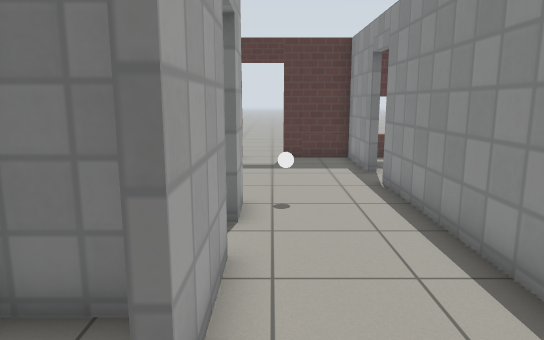
[1] (above)

16 first-person views from a walk through a robot-simulator world made for Gazebo. The camera is 1.2 m above the floor, tilts 10° down and sees 70° across. The floor is counted in squares, 0.5 m on a side. Each view is taken from the middle of a square. On the plan, view 1 faces up. The plan holds only what a view shows up to about 20 squares ahead; the rest is blank. The place goes on beyond the plan. The robots in the file are not drawn. Simple patterns stand in for the simulator's built-in surfaces.

[2]
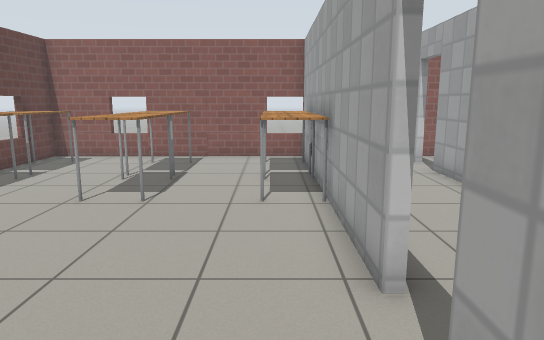

[3]
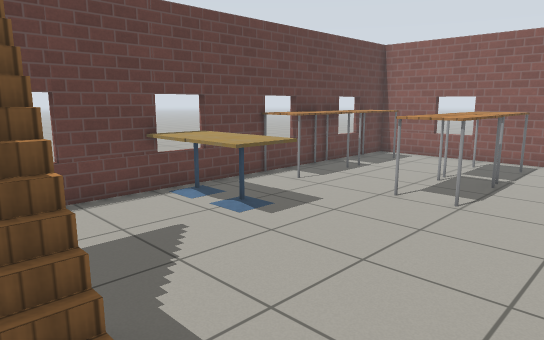

[4]
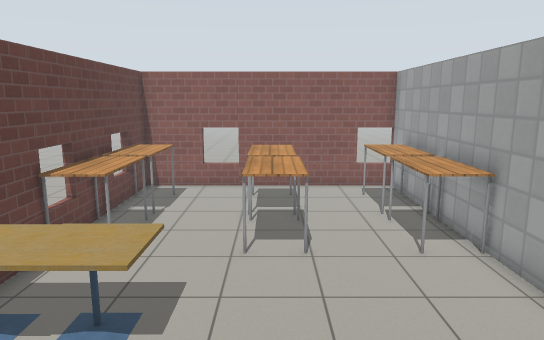

[5]
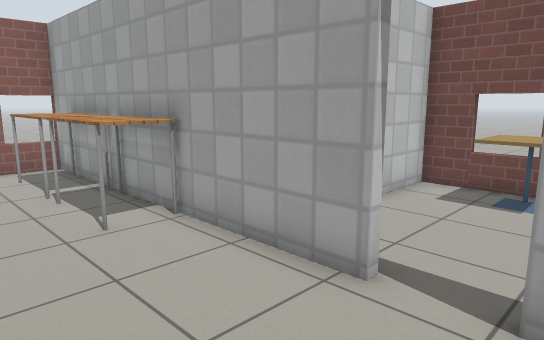

[6]
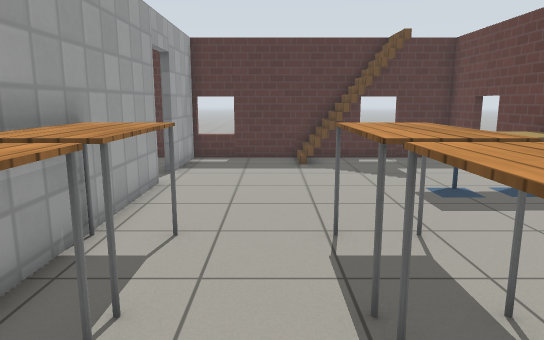

[7]
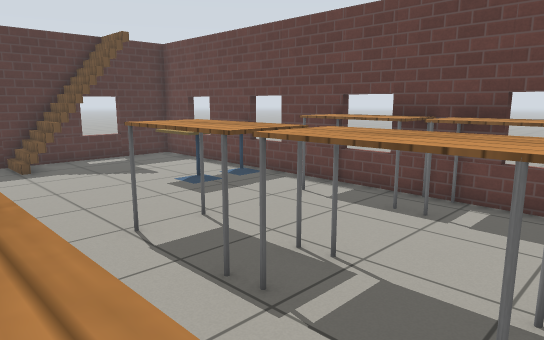

[8]
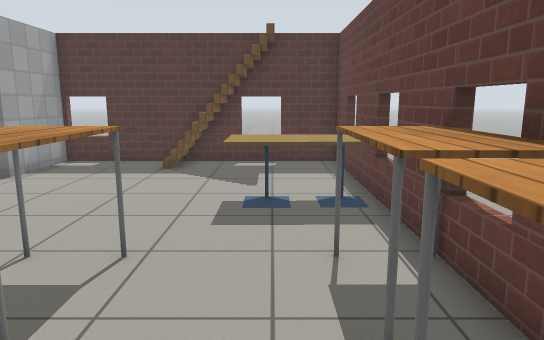

[9]
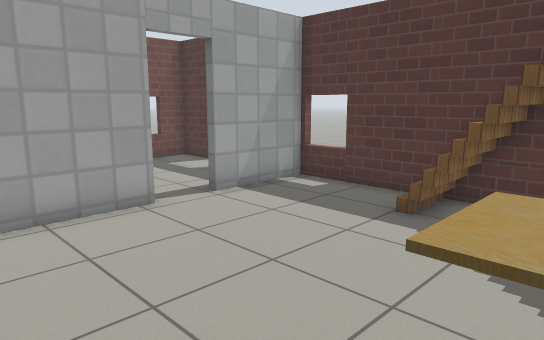

[10]
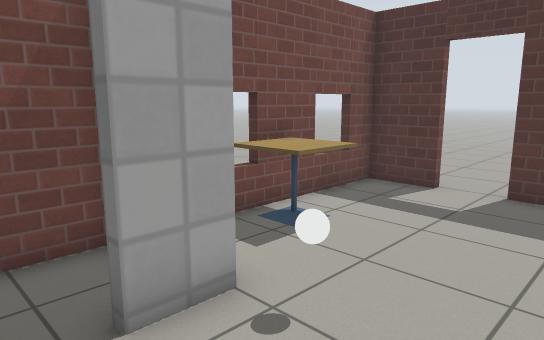

[11]
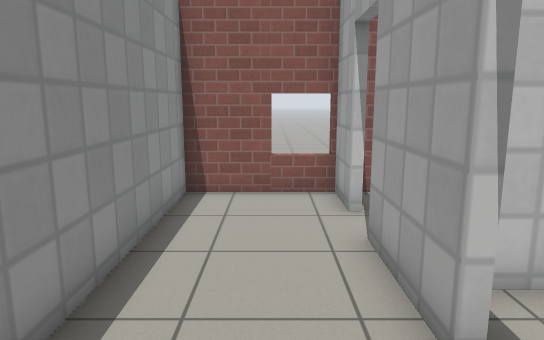

[12]
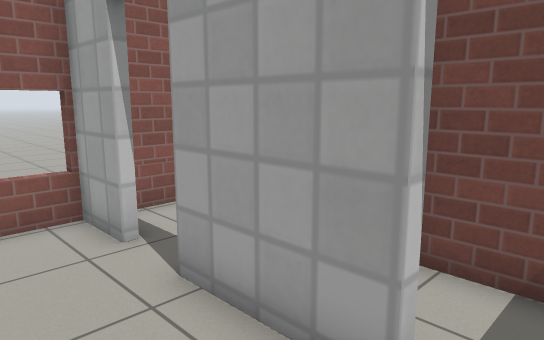

[13]
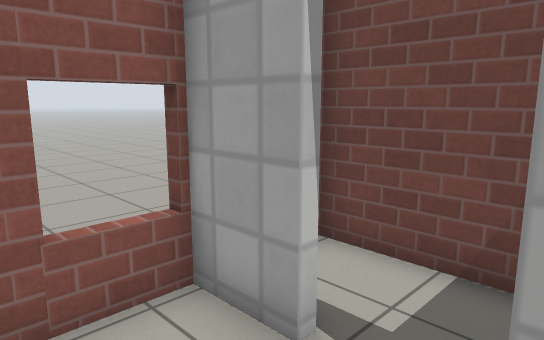

[14]
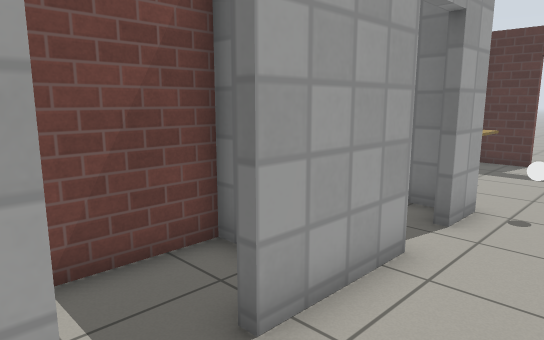

[15]
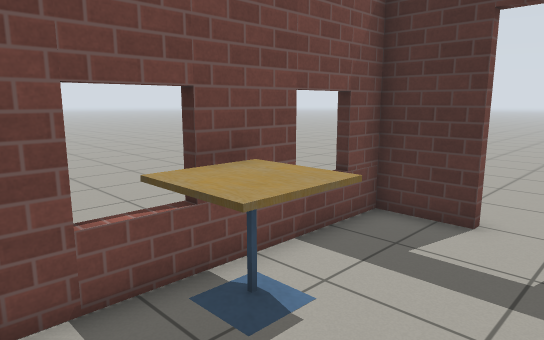

[16]
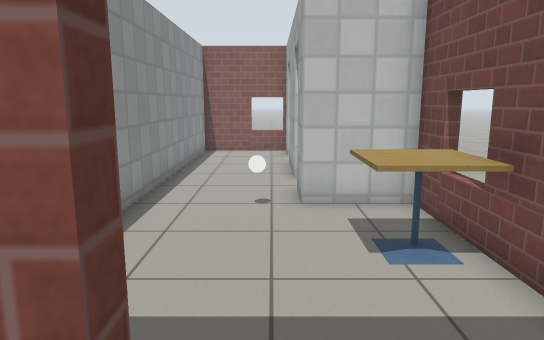

### Floor plan
Key: @ floor where view 1 was taken; # wall or solid block; . floor; / step, stairs or slope; D open door; = window, fence, low wall or low ledge; B white ball; T table; C cafe table.
Columns run from 4 left of view 1 to 15 right of it. Each row starts with its distance up from view 1.
 18   ...
 17 ###DD####=####=#=###
 16 #......#....// ....#
 15 =......#....///....#
 14 #......#...........=
 13 #CC....D...........#
 12 .CC....DD..........#
 11 =CC....#.......CCCC#
 10 #......#.......CCCC#
  9 ####B..#.......CC..#
  8 #..#...#...........#
  7 #..D...#TT...T...TT#
  6 #..D....TT..TT...TT#
  5 #..#....TT..TT...TT#
  4 ####....TT..TT...TT#
  3 #..#....TT..TTT..TT#
  2 #..D....TT..TTT..TT#
  1 #..D...#TT..TTT..TT#
  0 #..#@..#...........#
 -1 ####=###=######=####

Where each view was taken, in squares from view 1:
view 1: 0 up, 0 right, facing up
view 2: 16 up, 5 right, facing down
view 3: 16 up, 5 right, facing down-right
view 4: 16 up, 9 right, facing down
view 5: 14 up, 8 right, facing down-left
view 6: 0 up, 7 right, facing up
view 7: 0 up, 5 right, facing up-right
view 8: 1 up, 12 right, facing up
view 9: 7 up, 12 right, facing up-left
view 10: 6 up, 3 right, facing up-left
view 11: 9 up, 1 right, facing down
view 12: 7 up, 2 right, facing down-left
view 13: 3 up, 2 right, facing down-left
view 14: 0 up, 2 right, facing up-left
view 15: 9 up, 1 right, facing up-left
view 16: 18 up, 0 right, facing down
